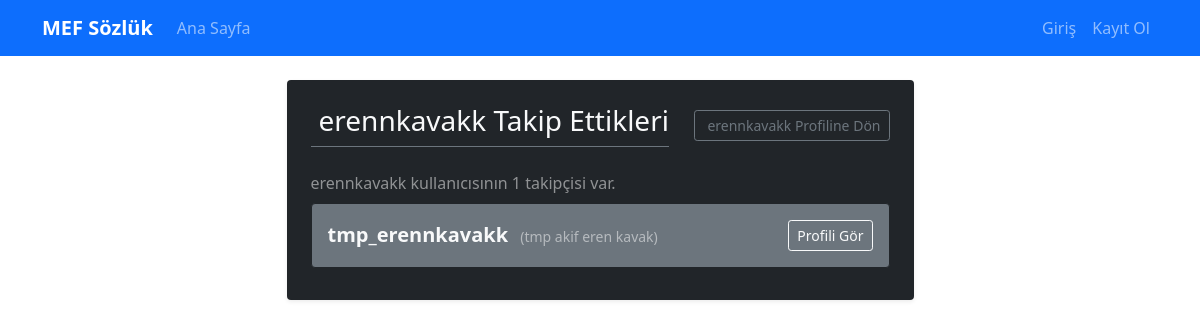
Before: /user/following/erennkavakk with the older database file.
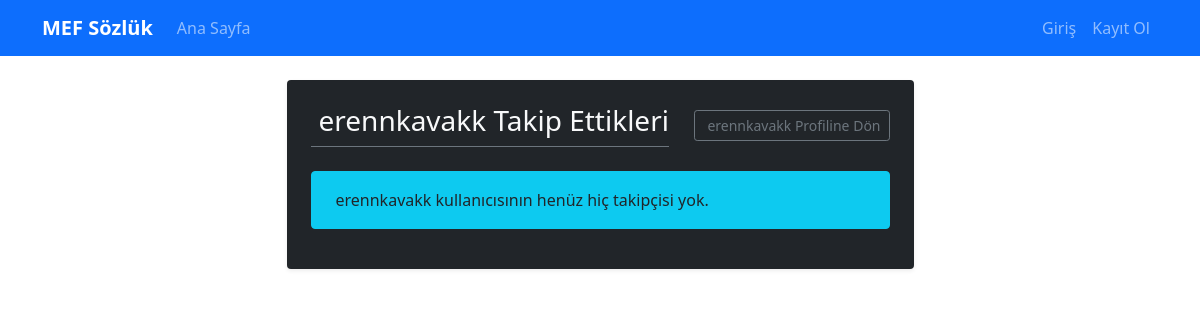
After: the same page with the newer database file.
### app/models/user.py (models this page shows, shortened)
class User(UserMixin, db.Model):
    id = db.Column(db.Integer, primary_key=True)
    email = db.Column(db.String(120), unique=True, nullable=False)
    nickname = db.Column(db.String(80), unique=True, nullable=False)
    real_name = db.Column(db.String(100), nullable=False)
    password_hash = db.Column(db.String(128))
    email_confirmed = db.Column(db.Boolean, default=False)
    email_confirmation_token = db.Column(db.String(100), unique=True)
    created_at = db.Column(db.DateTime, default=lambda: datetime.now(timezone.utc))
    last_seen = db.Column(db.DateTime, default=lambda: datetime.now(timezone.utc))
    is_admin = db.Column(db.Boolean, default=False)
    is_active = db.Column(db.Boolean, default=True)
    bio = db.Column(db.Text)
    entries = db.relationship('Entry', backref='author', lazy='dynamic', cascade='all, delete-orphan')
    following = db.relationship('Follow',
                               foreign_keys='Follow.follower_id',
                               backref='follower',
                               lazy='dynamic',
                               cascade='all, delete-orphan')
    followers = db.relationship('Follow',
                               foreign_keys='Follow.followed_id',
                               backref='followed',
                               lazy='dynamic',
                               cascade='all, delete-orphan')
    favorites = db.relationship('Favorite', backref='user', lazy='dynamic', cascade='all, delete-orphan')
    sent_messages = db.relationship('Message',
                                   foreign_keys='Message.sender_id',
                                   backref='sender',
                                   lazy='dynamic',
                                   cascade='all, delete-orphan')
    received_messages = db.relationship('Message',
                                       foreign_keys='Message.recipient_id',
                                       backref='recipient',
                                       lazy='dynamic',
                                       cascade='all, delete-orphan')

### app/routes/user.py (the view)
@bp.route('/following/<nickname>')
def following(nickname):
    profile_user = User.query.filter_by(nickname=nickname).first_or_404()
    page = request.args.get('page', 1, type=int)
    following_pagination = User.query.join(Follow, User.id == Follow.followed_id)\
        .filter(Follow.follower_id == profile_user.id)\
        .order_by(desc(Follow.created_at)) \
        .paginate(page=page, per_page=20, error_out=False)
    return render_template('user/following.html',
                           profile_user=profile_user, # Kimin listesi olduğu bilgisi
                           users_page=following_pagination, # Takip edilen kullanıcıların paginated listesi
                           title=f"{profile_user.nickname} Takip Ettikleri",
                           timezone=timezone)

### app/templates/user/following.html (shortened to what this page needs)
{% extends "base.html" %}
{% block content %}
<div class="container mt-4 text-light">
    <div class="row justify-content-center">
        <div class="col-md-8 col-lg-7">
            <div class="bg-dark border-secondary p-4 rounded shadow-sm">
                <div class="d-flex justify-content-between align-items-center mb-4">
                    <h3 class="border-bottom border-secondary pb-2 mb-0 text-break">
                        {{ title }}
                    </h3>
                     <a href="{{ url_for('user.profile', nickname=profile_user.nickname) }}" class="btn btn-sm btn-outline-secondary">
                         {{ profile_user.nickname }} Profiline Dön
                    </a>
                </div>
                {% if users_page.items %}
                    <p class="text-white-50 mb-2">{{ profile_user.nickname }} kullanıcısının {{ users_page.total }} takipçisi var.</p>
                    <ul class="list-group">
                        {% for u in users_page.items %}
                            <li class="list-group-item bg-secondary text-light border-dark d-flex flex-column flex-sm-row justify-content-between align-items-sm-center p-3 mb-2 rounded">
                                <div class="mb-2 mb-sm-0">
                                    <a href="{{ url_for('user.profile', nickname=u.nickname) }}" class="link-light text-decoration-none fw-bold fs-5 hover-underline">{{ u.nickname }}</a>
                                    {% if u.real_name %}<small class="text-white-50 ms-2 d-block d-sm-inline">({{ u.real_name }})</small>{% endif %}
                                </div>
                                <div class="mt-2 mt-sm-0">
                                    {% if current_user.is_authenticated %}
                                        {% if current_user.id == u.id %}
                                            <a href="{{ url_for('user.edit_profile') }}" class="btn btn-sm btn-outline-light disabled">Bu Sensin</a>
                                        {% elif current_user.is_following(u) %}
                                            <button class="btn btn-sm btn-danger follow-toggle-btn"
                                                    data-nickname="{{ u.nickname }}"
                                                    data-action="unfollow">
                                                <i class="fas fa-user-minus me-1"></i>Takipten Çık
                                            </button>
                                        {% else %}
                                            <button class="btn btn-sm btn-success follow-toggle-btn"
                                                    data-nickname="{{ u.nickname }}"
                                                    data-action="follow">
                                                <i class="fas fa-user-plus me-1"></i>Takip Et
                                            </button>
                                        {% endif %}
                                    {% else %}
                                        <a href="{{ url_for('user.profile', nickname=u.nickname) }}" class="btn btn-sm btn-outline-light">Profili Gör</a>
                                    {% endif %}
                                </div>
                            </li>
                        {% endfor %}
                    </ul>
                {% else %}
                    <div class="alert bg-info text-dark border-info mt-3" role="alert">
                        {{ profile_user.nickname }} kullanıcısının henüz hiç takipçisi yok.
                    </div>
                {% endif %}
            </div>
        </div>
    </div>
</div>
{% endblock %}

Changed rows visible on the page:
removed User: nickname "tmp_erennkavakk", real_name "tmp akif eren kavak"
Other visible differences:
{{ users_page.total }}: "1" → (not shown)
text no longer shown: "kullanıcısının takipçisi var."
text now shown: "kullanıcısının henüz hiç takipçisi yok."
